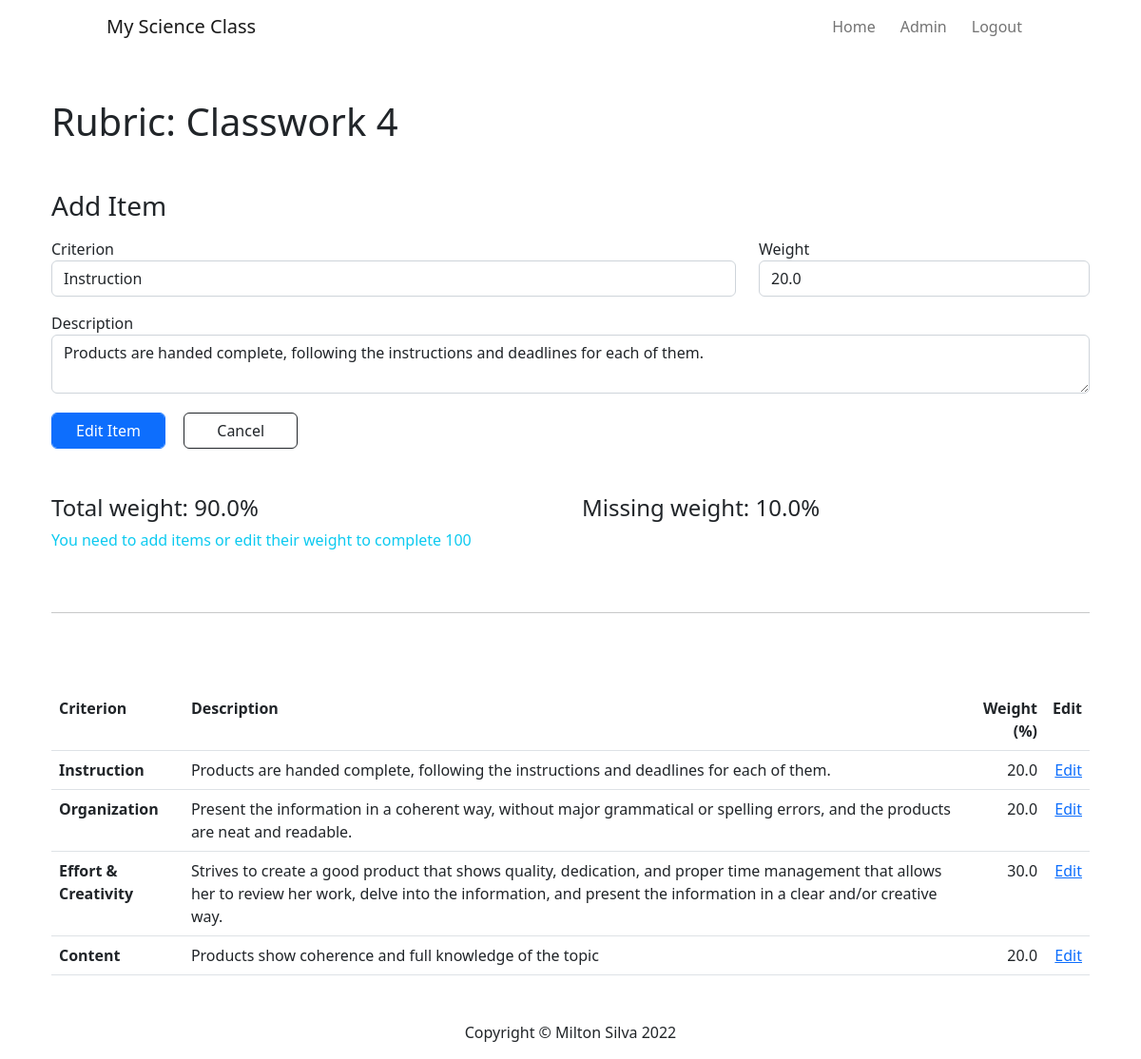
Page /edit-item/3 (signed in) on the earlier database version.
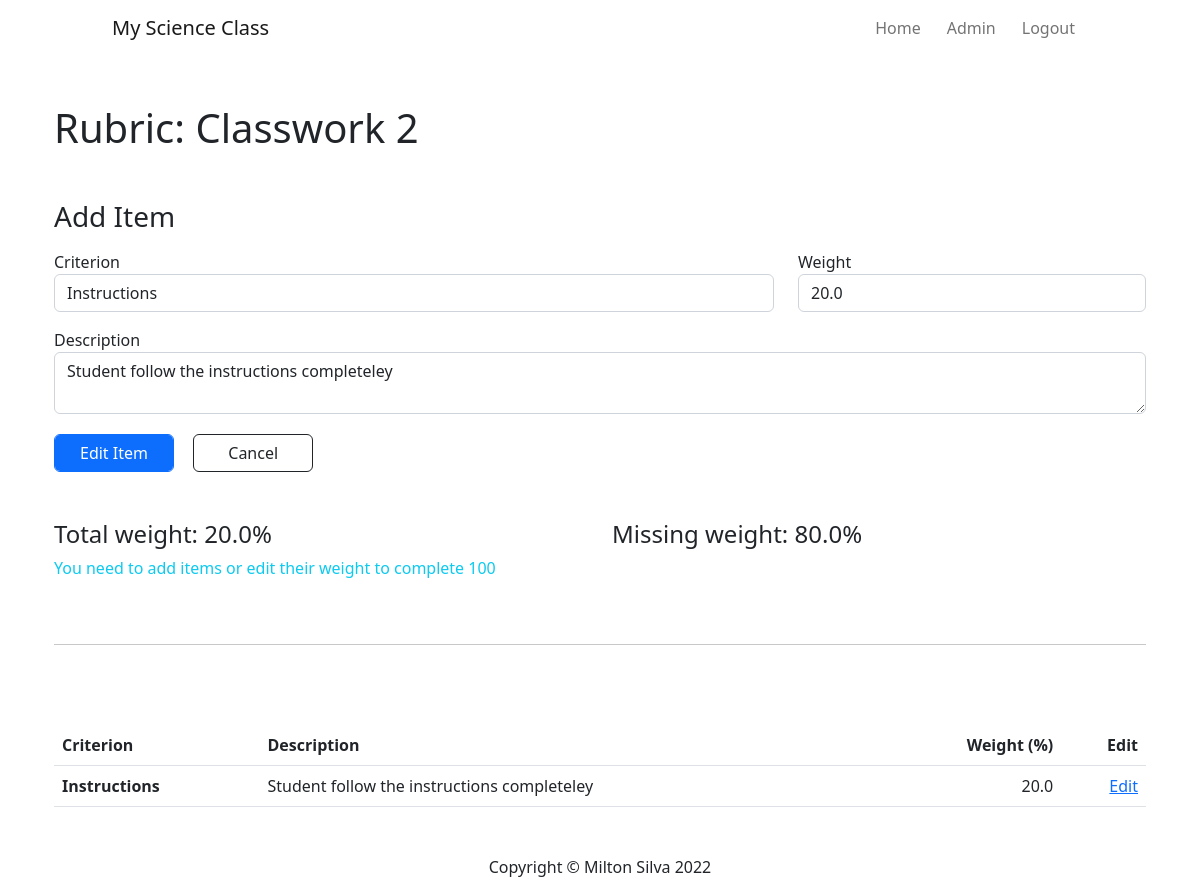
Same page on the later database version.
### main.py (models this page shows)
class Rubric(db.Model):
    __tablename__ = "rubrics"
    id = db.Column(db.Integer, primary_key=True)
    rubric_name = db.Column(db.String(100), nullable=False)
    description = db.Column(db.Text, nullable=False)
    items = relationship("RubricItem", back_populates="rubric")

class RubricItem(db.Model):
    __tablename__ = "rubric_items"
    id = db.Column(db.Integer, primary_key=True)
    criterion = db.Column(db.String(250), nullable=False)
    description = db.Column(db.String(1000), nullable=False)
    weight = db.Column(db.Float(), nullable=False)
    rubric_id = db.Column(db.Integer, db.ForeignKey("rubrics.id"))
    rubric = relationship("Rubric", back_populates="items")

### main.py (the view, shortened to what this page needs)
@app.route("/edit-item/<int:item_id>", methods=["GET", "POST"])
@login_required
def edit_item(item_id):
    item = RubricItem.query.get(item_id) # Get the item from the database
    requested_rubric = Rubric.query.get(item.rubric_id)
    edit_form = RubricItemForm( #Create an instance for the rubric item
        criterion=item.criterion,
        item_description=item.description,
        weight=item.weight
    )
    weight_sum = 0
    for item in requested_rubric.items:
        weight_sum += item.weight
    print(weight_sum)
    return render_template("add-items.html", rubric=requested_rubric, form=edit_form, is_editing=True, current_user=current_user, weight_sum=weight_sum)

### forms.py
class RubricItemForm(FlaskForm):
    criterion = StringField("Criterion", validators=[DataRequired()])
    item_description = TextAreaField("Description")
    weight = FloatField("Weight", validators=[DataRequired()])
    submit = SubmitField("Add Item")
    edit = SubmitField("Edit Item")
    cancel = SubmitField("Cancel", render_kw={'formnovalidate':True})

### main.py (called while the page is built)
@login_manager.user_loader
def load_user(admin_id):
    return Admin.query.get(int(admin_id))

### templates/add-items.html (shortened to what this page needs)
{% extends 'base.html' %}
{% import "bootstrap/wtf.html" as wtf %}
{% block page_content %}
  <div class="container">
    <h1 class="my-5">Rubric: {{ rubric.rubric_name }}</h1>
    <h3 class="mb-3">Add Item </h3>
    {% if weight_sum != 100 or is_editing: %}
    <form action="" method="POST" class="form" role="form">
      <div class="row">
        <div class="form-group col-md-8">
          {{ wtf.form_field(form.criterion, class="form-control") }}
        </div>
        <div class="form.group col-md-4">
          {{ wtf.form_field(form.weight, class="form-control") }}
        </div>
      </div>
      <div class="form-group mt-3">
        {{ wtf.form_field(form.item_description, class="form-control") }}
      </div>
      <div class="form-group">
        {% if is_editing: %}
        {{ wtf.form_field(form.edit, class="form-control btn btn-primary") }}
        {{ wtf.form_field(form.cancel, class="form-control btn btn-outline-dark") }}
        {% else: %}
        {{ wtf.form_field(form.submit, class="form-control btn btn-primary") }}
        {% endif %}
      </div>
    </form>
    {% else: %}
    <p class="text-info">This rubric is complete. It's total weight is already 100%, if you want to modify something, click on "Edit"</p>
    {% endif %}
    <div class="row my-5">
      <h4 class="col-md-6">Total weight: {{ weight_sum }}%</h4>
      {% if weight_sum < 100: %}
      <h4 class="col-md-6">Missing weight: {{ 100 - weight_sum }}%</h4>
      <p class="text-info">You need to add items or edit their weight to complete 100</p>
      {% elif weight_sum > 100: %}
      <h4 class="col-md-6">Extra weight: {{ weight_sum - 100 }}%</h4>
      <p class="text-danger">You need to remove items or edit their weight to complete 100</p>
      {% endif %}
    </div>
  <hr class="my-5">
  </div>
  <div class="container rubric-cont">
    <table class="table table-hover">
      <thead>
        <tr class="align-top">
            <th scope="col">Criterion</th>
            <th scope="col">Description</th>
            <th scope="col" class="text-end">Weight (%)</th>
            <th scope="col" class="text-end">Edit</th>
        </tr>
      </thead>
      <tbody>
        {% for item in rubric.items %}
        <tr>
            <th scope="row"> {{ item.criterion }}</th>
            <td>{{ item.description }}</td>
            <td class="text-end">{{ item.weight }}</td>
            <td class="text-end"><a href="{{ url_for('edit_item', item_id=item.id) }}">Edit</a></td>
        </tr>
        {% endfor %}
      </tbody>
    </table>
  </div>
{% include "footer.html" %}
{% endblock %}

Differences in the rows shown:
removed Rubric: rubric_name "Classwork 4"
removed RubricItem: criterion "Organization", description "Present the information in a coherent way, without major grammatical or spelling errors, and the products are neat and readable.", weight "20.0"
removed RubricItem: criterion "Effort & Creativity", description "Strives to create a good product that shows quality, dedication, and proper time management that allows her to review her work, delve into the information, and present the information in a clear and/or creative way.", weight "30.0"
removed RubricItem: criterion "Content", description "Products show coherence and full knowledge of the topic", weight "20.0"
now on this page (row edited): Rubric: rubric_name "Classwork 2"
changed RubricItem: criterion "Instruction" → "Instructions"; description "Products are handed complete, following the instructions and deadlines for each of them." → "Student follow the instructions completeley"
Other differences:
form field item_description: "Products are handed complete, following the instructions and deadlines for each of them." → "Student follow the instructions completeley"
{{ weight_sum }}: "90.0" → "20.0"
{{ 100 - weight_sum }}: "10.0" → "80.0"
